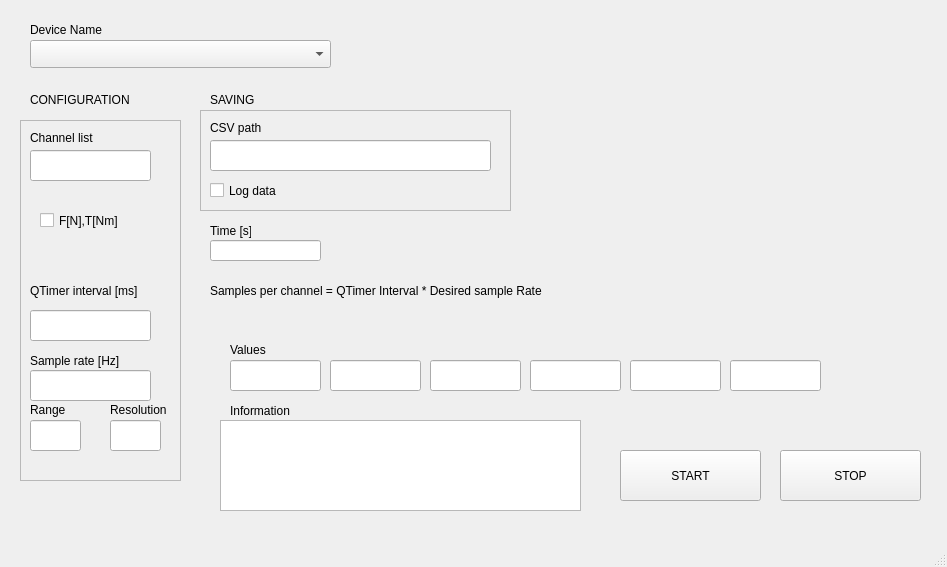
<?xml version="1.0" encoding="UTF-8"?>
<ui version="4.0">
 <class>MainWindow</class>
 <widget class="QMainWindow" name="MainWindow">
  <property name="geometry">
   <rect>
    <x>0</x>
    <y>0</y>
    <width>947</width>
    <height>567</height>
   </rect>
  </property>
  <property name="windowTitle">
   <string>MainWindow</string>
  </property>
  <widget class="QWidget" name="centralwidget">
   <widget class="QFrame" name="frame">
    <property name="geometry">
     <rect>
      <x>20</x>
      <y>120</y>
      <width>161</width>
      <height>361</height>
     </rect>
    </property>
    <property name="frameShape">
     <enum>QFrame::StyledPanel</enum>
    </property>
    <property name="frameShadow">
     <enum>QFrame::Raised</enum>
    </property>
    <widget class="QLabel" name="label_2">
     <property name="geometry">
      <rect>
       <x>10</x>
       <y>10</y>
       <width>71</width>
       <height>16</height>
      </rect>
     </property>
     <property name="text">
      <string>Channel list</string>
     </property>
    </widget>
    <widget class="QLabel" name="label_8">
     <property name="geometry">
      <rect>
       <x>10</x>
       <y>230</y>
       <width>141</width>
       <height>21</height>
      </rect>
     </property>
     <property name="text">
      <string>Sample rate [Hz]</string>
     </property>
    </widget>
    <widget class="QLabel" name="label_12">
     <property name="geometry">
      <rect>
       <x>10</x>
       <y>280</y>
       <width>37</width>
       <height>20</height>
      </rect>
     </property>
     <property name="text">
      <string>Range</string>
     </property>
    </widget>
    <widget class="QLabel" name="label_13">
     <property name="geometry">
      <rect>
       <x>90</x>
       <y>280</y>
       <width>61</width>
       <height>20</height>
      </rect>
     </property>
     <property name="text">
      <string>Resolution</string>
     </property>
    </widget>
    <widget class="QLineEdit" name="textEdit_channelList">
     <property name="geometry">
      <rect>
       <x>10</x>
       <y>30</y>
       <width>121</width>
       <height>31</height>
      </rect>
     </property>
     <property name="text">
      <string/>
     </property>
    </widget>
    <widget class="QLineEdit" name="textEdit_FS">
     <property name="geometry">
      <rect>
       <x>10</x>
       <y>250</y>
       <width>121</width>
       <height>31</height>
      </rect>
     </property>
    </widget>
    <widget class="QLineEdit" name="textEdit_Range">
     <property name="geometry">
      <rect>
       <x>10</x>
       <y>300</y>
       <width>51</width>
       <height>31</height>
      </rect>
     </property>
    </widget>
    <widget class="QLineEdit" name="textEdit_Resolution">
     <property name="geometry">
      <rect>
       <x>90</x>
       <y>300</y>
       <width>51</width>
       <height>31</height>
      </rect>
     </property>
    </widget>
    <widget class="QCheckBox" name="checkBox_NNm">
     <property name="geometry">
      <rect>
       <x>20</x>
       <y>90</y>
       <width>91</width>
       <height>21</height>
      </rect>
     </property>
     <property name="text">
      <string>F[N],T[Nm]</string>
     </property>
    </widget>
    <widget class="QLineEdit" name="textEdit_QTIM_VAL">
     <property name="geometry">
      <rect>
       <x>10</x>
       <y>190</y>
       <width>121</width>
       <height>31</height>
      </rect>
     </property>
     <property name="text">
      <string/>
     </property>
    </widget>
    <widget class="QLabel" name="label_14">
     <property name="geometry">
      <rect>
       <x>10</x>
       <y>160</y>
       <width>121</width>
       <height>21</height>
      </rect>
     </property>
     <property name="text">
      <string>QTimer interval [ms]</string>
     </property>
    </widget>
   </widget>
   <widget class="QComboBox" name="comboBox_deviceName">
    <property name="geometry">
     <rect>
      <x>30</x>
      <y>40</y>
      <width>301</width>
      <height>28</height>
     </rect>
    </property>
   </widget>
   <widget class="QLabel" name="label_3">
    <property name="geometry">
     <rect>
      <x>30</x>
      <y>20</y>
      <width>101</width>
      <height>20</height>
     </rect>
    </property>
    <property name="text">
     <string>Device Name</string>
    </property>
   </widget>
   <widget class="QLabel" name="label_4">
    <property name="geometry">
     <rect>
      <x>30</x>
      <y>90</y>
      <width>101</width>
      <height>20</height>
     </rect>
    </property>
    <property name="text">
     <string>CONFIGURATION</string>
    </property>
   </widget>
   <widget class="QLabel" name="label_7">
    <property name="geometry">
     <rect>
      <x>210</x>
      <y>90</y>
      <width>101</width>
      <height>20</height>
     </rect>
    </property>
    <property name="text">
     <string>SAVING</string>
    </property>
   </widget>
   <widget class="QFrame" name="frame_2">
    <property name="geometry">
     <rect>
      <x>200</x>
      <y>110</y>
      <width>311</width>
      <height>101</height>
     </rect>
    </property>
    <property name="frameShape">
     <enum>QFrame::StyledPanel</enum>
    </property>
    <property name="frameShadow">
     <enum>QFrame::Raised</enum>
    </property>
    <widget class="QLabel" name="label_6">
     <property name="geometry">
      <rect>
       <x>10</x>
       <y>10</y>
       <width>71</width>
       <height>16</height>
      </rect>
     </property>
     <property name="text">
      <string>CSV path</string>
     </property>
    </widget>
    <widget class="QCheckBox" name="checkBox">
     <property name="geometry">
      <rect>
       <x>10</x>
       <y>70</y>
       <width>101</width>
       <height>21</height>
      </rect>
     </property>
     <property name="text">
      <string>Log data</string>
     </property>
    </widget>
    <widget class="QLineEdit" name="textEdit_FilePath">
     <property name="geometry">
      <rect>
       <x>10</x>
       <y>30</y>
       <width>281</width>
       <height>31</height>
      </rect>
     </property>
    </widget>
   </widget>
   <widget class="QLabel" name="label_9">
    <property name="geometry">
     <rect>
      <x>230</x>
      <y>340</y>
      <width>111</width>
      <height>20</height>
     </rect>
    </property>
    <property name="text">
     <string>Values</string>
    </property>
   </widget>
   <widget class="QPushButton" name="stopButton">
    <property name="geometry">
     <rect>
      <x>780</x>
      <y>450</y>
      <width>141</width>
      <height>51</height>
     </rect>
    </property>
    <property name="text">
     <string>STOP</string>
    </property>
   </widget>
   <widget class="QPushButton" name="startButton">
    <property name="geometry">
     <rect>
      <x>620</x>
      <y>450</y>
      <width>141</width>
      <height>51</height>
     </rect>
    </property>
    <property name="text">
     <string>START</string>
    </property>
   </widget>
   <widget class="QLabel" name="label_10">
    <property name="geometry">
     <rect>
      <x>230</x>
      <y>400</y>
      <width>81</width>
      <height>21</height>
     </rect>
    </property>
    <property name="text">
     <string>Information</string>
    </property>
   </widget>
   <widget class="QLineEdit" name="lineEdit_Values">
    <property name="geometry">
     <rect>
      <x>230</x>
      <y>360</y>
      <width>91</width>
      <height>31</height>
     </rect>
    </property>
   </widget>
   <widget class="QLineEdit" name="lineEdit_Time">
    <property name="geometry">
     <rect>
      <x>210</x>
      <y>240</y>
      <width>111</width>
      <height>21</height>
     </rect>
    </property>
   </widget>
   <widget class="QLabel" name="label_11">
    <property name="geometry">
     <rect>
      <x>210</x>
      <y>220</y>
      <width>41</width>
      <height>21</height>
     </rect>
    </property>
    <property name="text">
     <string>Time [s]</string>
    </property>
   </widget>
   <widget class="QLineEdit" name="lineEdit_Values_2">
    <property name="geometry">
     <rect>
      <x>330</x>
      <y>360</y>
      <width>91</width>
      <height>31</height>
     </rect>
    </property>
   </widget>
   <widget class="QLineEdit" name="lineEdit_Values_3">
    <property name="geometry">
     <rect>
      <x>430</x>
      <y>360</y>
      <width>91</width>
      <height>31</height>
     </rect>
    </property>
   </widget>
   <widget class="QLineEdit" name="lineEdit_Values_4">
    <property name="geometry">
     <rect>
      <x>530</x>
      <y>360</y>
      <width>91</width>
      <height>31</height>
     </rect>
    </property>
   </widget>
   <widget class="QLineEdit" name="lineEdit_Values_5">
    <property name="geometry">
     <rect>
      <x>630</x>
      <y>360</y>
      <width>91</width>
      <height>31</height>
     </rect>
    </property>
   </widget>
   <widget class="QLineEdit" name="lineEdit_Values_6">
    <property name="geometry">
     <rect>
      <x>730</x>
      <y>360</y>
      <width>91</width>
      <height>31</height>
     </rect>
    </property>
   </widget>
   <widget class="QLabel" name="label">
    <property name="geometry">
     <rect>
      <x>210</x>
      <y>280</y>
      <width>341</width>
      <height>21</height>
     </rect>
    </property>
    <property name="text">
     <string>Samples per channel = QTimer Interval * Desired sample Rate</string>
    </property>
   </widget>
   <widget class="QPlainTextEdit" name="lineEdit_Errors">
    <property name="geometry">
     <rect>
      <x>220</x>
      <y>420</y>
      <width>361</width>
      <height>91</height>
     </rect>
    </property>
   </widget>
  </widget>
  <widget class="QMenuBar" name="menubar">
   <property name="geometry">
    <rect>
     <x>0</x>
     <y>0</y>
     <width>947</width>
     <height>21</height>
    </rect>
   </property>
  </widget>
  <widget class="QStatusBar" name="statusbar"/>
 </widget>
 <resources/>
 <connections/>
</ui>
